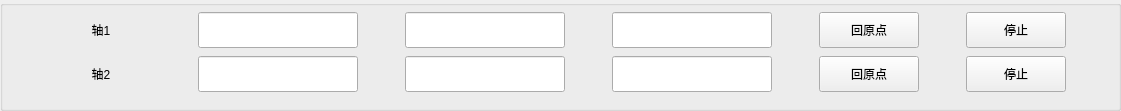
   <widget class="QGroupBox" name="groupBox_8">
    <property name="geometry">
     <rect>
      <x>10</x>
      <y>580</y>
      <width>1121</width>
      <height>111</height>
     </rect>
    </property>
    <property name="title">
     <string/>
    </property>
    <widget class="QWidget" name="layoutWidget">
     <property name="geometry">
      <rect>
       <x>10</x>
       <y>10</y>
       <width>1101</width>
       <height>84</height>
      </rect>
     </property>
     <layout class="QVBoxLayout" name="verticalLayout_3">
      <item>
       <layout class="QHBoxLayout" name="horizontalLayout_2">
        <item>
         <widget class="QLabel" name="label_163">
          <property name="minimumSize">
           <size>
            <width>100</width>
            <height>36</height>
           </size>
          </property>
          <property name="maximumSize">
           <size>
            <width>100</width>
            <height>36</height>
           </size>
          </property>
          <property name="text">
           <string>轴1</string>
          </property>
          <property name="alignment">
           <set>Qt::AlignCenter</set>
          </property>
         </widget>
        </item>
        <item>
         <widget class="QLineEdit" name="lineEdit_command_location_2">
          <property name="sizePolicy">
           <sizepolicy hsizetype="Preferred" vsizetype="Fixed">
            <horstretch>0</horstretch>
            <verstretch>0</verstretch>
           </sizepolicy>
          </property>
          <property name="minimumSize">
           <size>
            <width>160</width>
            <height>36</height>
           </size>
          </property>
          <property name="maximumSize">
           <size>
            <width>160</width>
            <height>36</height>
           </size>
          </property>
         </widget>
        </item>
        <item>
         <widget class="QLineEdit" name="lineEdit_actual_position_2">
          <property name="sizePolicy">
           <sizepolicy hsizetype="Preferred" vsizetype="Fixed">
            <horstretch>0</horstretch>
            <verstretch>0</verstretch>
           </sizepolicy>
          </property>
          <property name="minimumSize">
           <size>
            <width>160</width>
            <height>36</height>
           </size>
          </property>
          <property name="maximumSize">
           <size>
            <width>160</width>
            <height>36</height>
           </size>
          </property>
         </widget>
        </item>
        <item>
         <widget class="QLineEdit" name="lineEdit_command_speed_2">
          <property name="sizePolicy">
           <sizepolicy hsizetype="Preferred" vsizetype="Fixed">
            <horstretch>0</horstretch>
            <verstretch>0</verstretch>
           </sizepolicy>
          </property>
          <property name="minimumSize">
           <size>
            <width>160</width>
            <height>36</height>
           </size>
          </property>
          <property name="maximumSize">
           <size>
            <width>160</width>
            <height>36</height>
           </size>
          </property>
         </widget>
        </item>
        <item>
         <widget class="QPushButton" name="btn_axis_gohome_2">
          <property name="minimumSize">
           <size>
            <width>100</width>
            <height>36</height>
           </size>
          </property>
          <property name="maximumSize">
           <size>
            <width>100</width>
            <height>36</height>
           </size>
          </property>
          <property name="text">
           <string>回原点</string>
          </property>
         </widget>
        </item>
        <item>
         <widget class="QPushButton" name="btn_axis_stop_2">
          <property name="minimumSize">
           <size>
            <width>100</width>
            <height>36</height>
           </size>
          </property>
          <property name="maximumSize">
           <size>
            <width>100</width>
            <height>36</height>
           </size>
          </property>
          <property name="text">
           <string>停止</string>
          </property>
         </widget>
        </item>
       </layout>
      </item>
      <item>
       <layout class="QHBoxLayout" name="horizontalLayout_4">
        <item>
         <widget class="QLabel" name="label_167">
          <property name="minimumSize">
           <size>
            <width>100</width>
            <height>36</height>
           </size>
          </property>
          <property name="maximumSize">
           <size>
            <width>100</width>
            <height>36</height>
           </size>
          </property>
          <property name="text">
           <string>轴2</string>
          </property>
          <property name="alignment">
           <set>Qt::AlignCenter</set>
          </property>
         </widget>
        </item>
        <item>
         <widget class="QLineEdit" name="lineEdit_command_location_6">
          <property name="sizePolicy">
           <sizepolicy hsizetype="Preferred" vsizetype="Fixed">
            <horstretch>0</horstretch>
            <verstretch>0</verstretch>
           </sizepolicy>
          </property>
          <property name="minimumSize">
           <size>
            <width>160</width>
            <height>36</height>
           </size>
          </property>
          <property name="maximumSize">
           <size>
            <width>160</width>
            <height>36</height>
           </size>
          </property>
         </widget>
        </item>
        <item>
         <widget class="QLineEdit" name="lineEdit_actual_position_6">
          <property name="sizePolicy">
           <sizepolicy hsizetype="Preferred" vsizetype="Fixed">
            <horstretch>0</horstretch>
            <verstretch>0</verstretch>
           </sizepolicy>
          </property>
          <property name="minimumSize">
           <size>
            <width>160</width>
            <height>36</height>
           </size>
          </property>
          <property name="maximumSize">
           <size>
            <width>160</width>
            <height>36</height>
           </size>
          </property>
         </widget>
        </item>
        <item>
         <widget class="QLineEdit" name="lineEdit_command_speed_6">
          <property name="sizePolicy">
           <sizepolicy hsizetype="Preferred" vsizetype="Fixed">
            <horstretch>0</horstretch>
            <verstretch>0</verstretch>
           </sizepolicy>
          </property>
          <property name="minimumSize">
           <size>
            <width>160</width>
            <height>36</height>
           </size>
          </property>
          <property name="maximumSize">
           <size>
            <width>160</width>
            <height>36</height>
           </size>
          </property>
         </widget>
        </item>
        <item>
         <widget class="QPushButton" name="btn_axis_gohome_6">
          <property name="minimumSize">
           <size>
            <width>100</width>
            <height>36</height>
           </size>
          </property>
          <property name="maximumSize">
           <size>
            <width>100</width>
            <height>36</height>
           </size>
          </property>
          <property name="text">
           <string>回原点</string>
          </property>
         </widget>
        </item>
        <item>
         <widget class="QPushButton" name="btn_axis_stop_6">
          <property name="minimumSize">
           <size>
            <width>100</width>
            <height>36</height>
           </size>
          </property>
          <property name="maximumSize">
           <size>
            <width>100</width>
            <height>36</height>
           </size>
          </property>
          <property name="text">
           <string>停止</string>
          </property>
         </widget>
        </item>
       </layout>
      </item>
     </layout>
    </widget>
   </widget>
